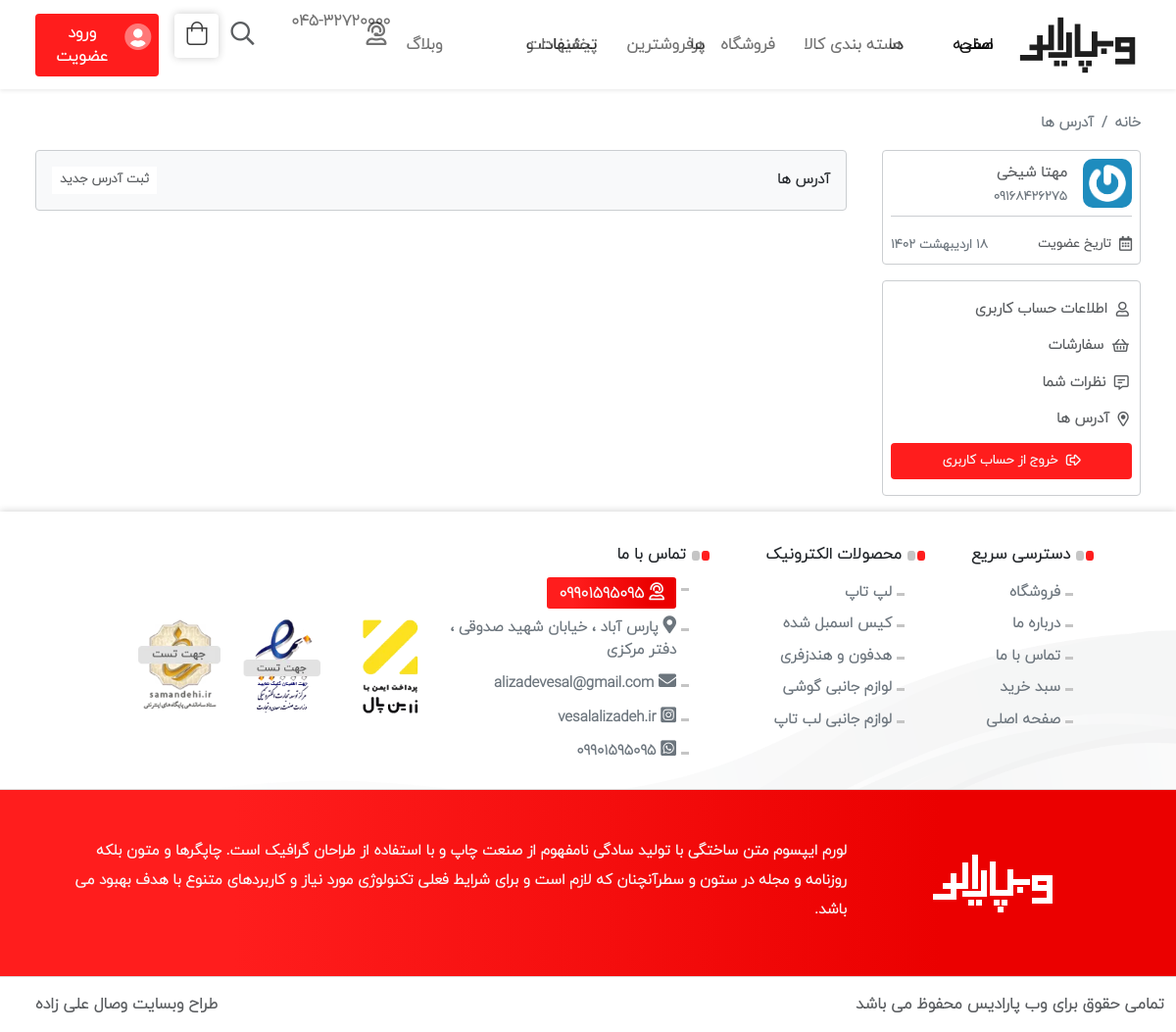
Before: /dashboard/address/ (signed in) with the older database file.
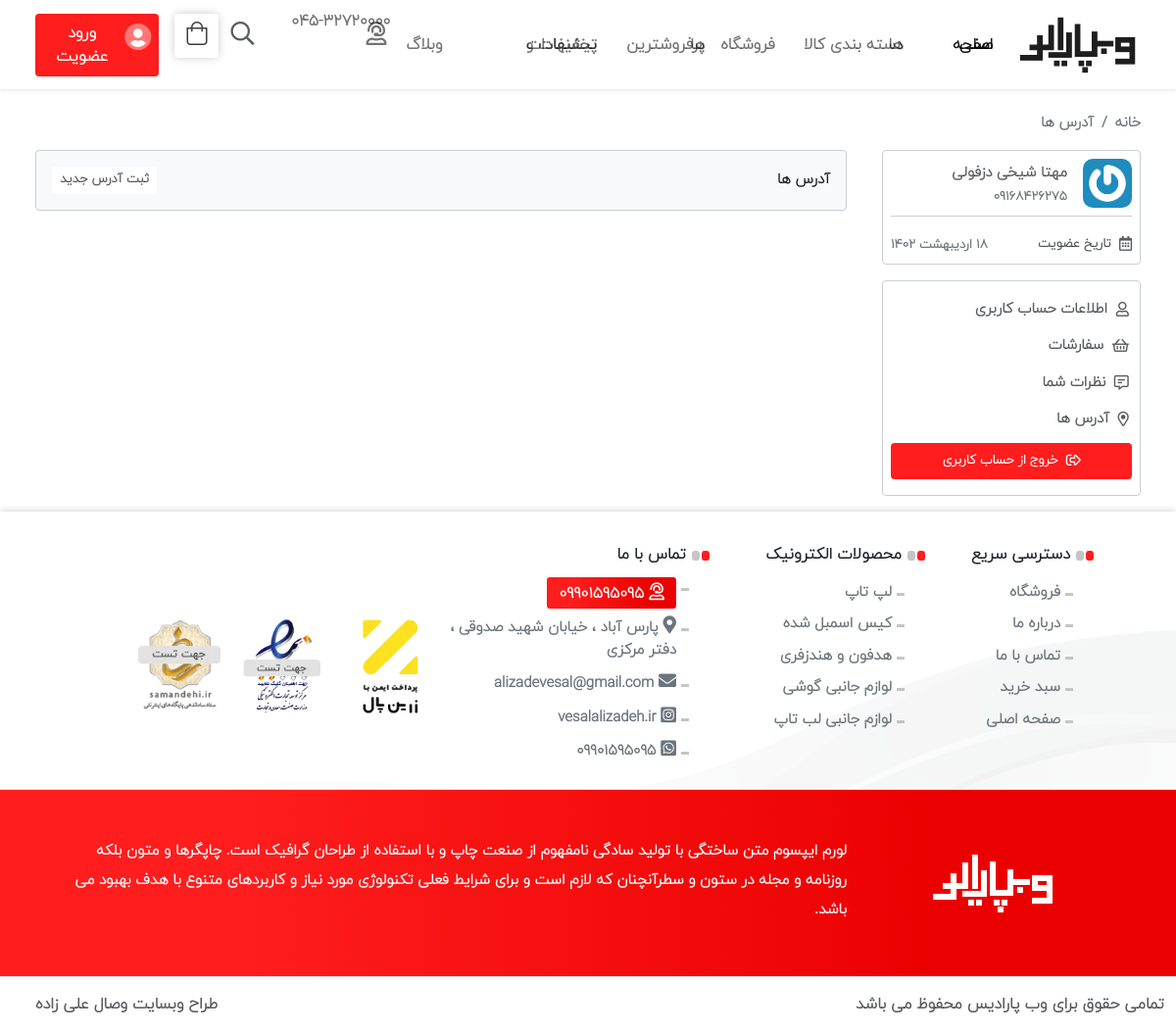
After: the same page with the newer database file.
### account/models.py (models this page shows, shortened)
class User(AbstractUser):
    username = None
    bank_card = models.CharField(max_length=16, verbose_name='کارت بانکی', null=True)
    phone = models.CharField(_('phone'), max_length=11, unique=True,
    help_text =_('شماره موبال را با فرمت 09000000000 در 11 رقم وارد کنید .'),
    error_messages = {
        'unique': _("این شماره موبایل قبلا استفاده شده است ."),
        },
    )
    is_verified = models.BooleanField(
        _('verified'),
        default=False,
        help_text=_(
            'مشخص می کند که آیا این کاربر تلفن را تأیید کرده است یا خیر'
        ),
    )
    otp_secret = models.CharField(max_length=64, blank=True, null=True)
    otp_counter = models.SmallIntegerField(default=0)
    objects = CustomeUserManager()
    USERNAME_FIELD = 'phone'
    REQUIRED_FIELDS = []
    def jpublish(self):
        return jalali_converter(self.date_joined)

### dashboard/views.py (the view, shortened to what this page needs)
# urls.py: path('address/', AddressUpdateView.as_view(), name='dashboard-address'),
class AddressUpdateView(LoginRequiredMixin, SuccessMessageMixin, UpdateView):
    model = Address
    template_name = 'dashboard/dashboard-address.html'
    form_class = AddressUpdateForm
    success_url = reverse_lazy('dashboard:dashboard-address')
    success_message = "آدرس با موفقیت ویرایش شد ."
    def get_object(self):
        return self.model.objects.filter(user=self.request.user).first()

### extensions/jalali.py (called while the page is built)
    def persian_tuple(self):
        return self.persian_year, self.persian_month, self.persian_day

### extensions/utils.py (called while the page is built)
def persian_numbers_converter(mystr):
    numbers = {
        "0": "۰",
        "1": "۱",
        "2": "۲",
        "3": "۳",
        "4": "۴",
        "5": "۵",
        "6": "۶",
        "7": "۷",
        "8": "۸",
        "9": "۹",
    }
    for e, p in numbers.items():
        mystr = mystr.replace(e, p)
    return mystr

def jalali_converter(time):
    jmonth = ["فروردین", "اردیبهشت", "خرداد", "تیر", "مرداد", "شهریور", "مهر", "آبان", "آذر", "دی", "بهمن", "اسفند",]
    time = timezone.localtime(time)
    time_to_str = "{},{},{}".format(time.year, time.month, time.day)
    time_to_tuple = jalali.Gregorian(time_to_str).persian_tuple()
    time_to_list = list(time_to_tuple)
    for index , month in enumerate(jmonth):
        if time_to_list[1] == index + 1:
            time_to_list[1] = month
            break
    output = "{} {} {}".format(
        time_to_list[2],
        time_to_list[1],
        time_to_list[0],
    )
    return persian_numbers_converter(output)

### templates/dashboard/dashboard-address.html (shortened to what this page needs)
{% extends 'base.html' %}
{% load static %}
{% load widget_tweaks %}
{% block main %}
<section>
    <div class="container-fluid blog mb-3">
        <div class="row mx-lg-4 mx-0">
            <div class="blog-head px-0">
                <div class="row">
                    <nav aria-label="breadcrumb">
                        <ol class="breadcrumb pb-3 pt-4 mb-0 fs-small">
                            <li class="breadcrumb-item text-muted"><a href="#">خانه</a></li>
                            <li class="breadcrumb-item active" aria-current="page"> آدرس ها </li>
                        </ol>
                    </nav>
                </div>
            </div>
            <div class="col-12 px-0">
                <div class="row d-flex align-items-start flex-wrap">
                    {% include 'dashboard/sidebar.html' %}
                    <div class="col-lg-9 ps-lg-4 mt-3 mt-lg-0">
                        <div class="w-col-12 border bg-light rounded px-3 pt-2">
                            {% if not request.user.address %}
                                <div class="d-flex-c-b py-2 mb-2">
                                    <span class="fs-small text-dark"> آدرس ها </span> <button class="fw-bold bg-wihte px-2 py-1 fs-m text-muted" data-bs-toggle="modal" data-bs-target="#addaddrressesprofile"> ثبت آدرس جدید </button>
                                </div>
                            {% endif %}
                        </div>
                    </div>
                </div>
            </div>
        </div>
    </div>
</section>
{% endblock %}

### templates/dashboard/sidebar.html
{% load static %}
<div class="col-lg-3 d-flex align-items-center justify-content-start flex-wrap">
    <div class="border rounded w-100 px-2 pt-2">
        <div class="w-100 d-flex border-bottom pb-2 mb-2">
            <img src="{% static 'img/profile-456.png' %}" class="profile-user-img" alt="">
            <div class="d-flex flex-column ps-3 pt-1">
                <span class="fs-small text-muted">{{ request.user.get_full_name }} </span>
                <span class="profile-user-number pt-1"> {{ request.user.phone }} </span>
            </div>
        </div>
        <div class="w-100 d-flex align-items-center justify-content-between py-2">
            <span class="fs-m text-muted"><i class="far fa-calendar-alt top-2 pe-1"></i> تاریخ عضویت </span>
            <span class="profile-user-number pt-1"> {{ request.user.jpublish }} </span>
        </div>
    </div>
    <div class="border rounded w-100 px-2 mt-3 pt-2">
        <ul class="nav flex-column mx-0 fs-small text-muted">
            <li class="nav-item">
                <a class="nav-link" href="{% url 'dashboard:dashboard-info' %}"><i class="far fa-user top-2 pe-1"></i> اطلاعات حساب کاربری </a>
            </li>
            <li class="nav-item">
                <a class="nav-link" href="#"><i class="far fa-shopping-basket top-2 pe-1"></i> سفارشات  </a>
            </li>
            <li class="nav-item">
                <a class="nav-link" href=""><i class="far fa-comment-alt-lines top-2 pe-1"></i> نظرات شما </a>
            </li>
            <li class="nav-item">
                <a class="nav-link" href="{% url 'dashboard:dashboard-address' %}"><i class="far fa-map-marker-alt top-2 pe-1"></i> آدرس ها </a>
            </li>
            <button class="btn bg-red text-light fw-bold rounded fs-m py-2 mt-2 mb-3"><i class="far fa-sign-out-alt top-2 pe-1"></i> خروج از حساب کاربری </button>
        </ul>
    </div>
</div>

Changed rows visible on the page:
changed User "۱۸ اردیبهشت ۱۴۰۲": user.get_full_name "مهتا شیخی" → "مهتا شیخی دزفولی"
